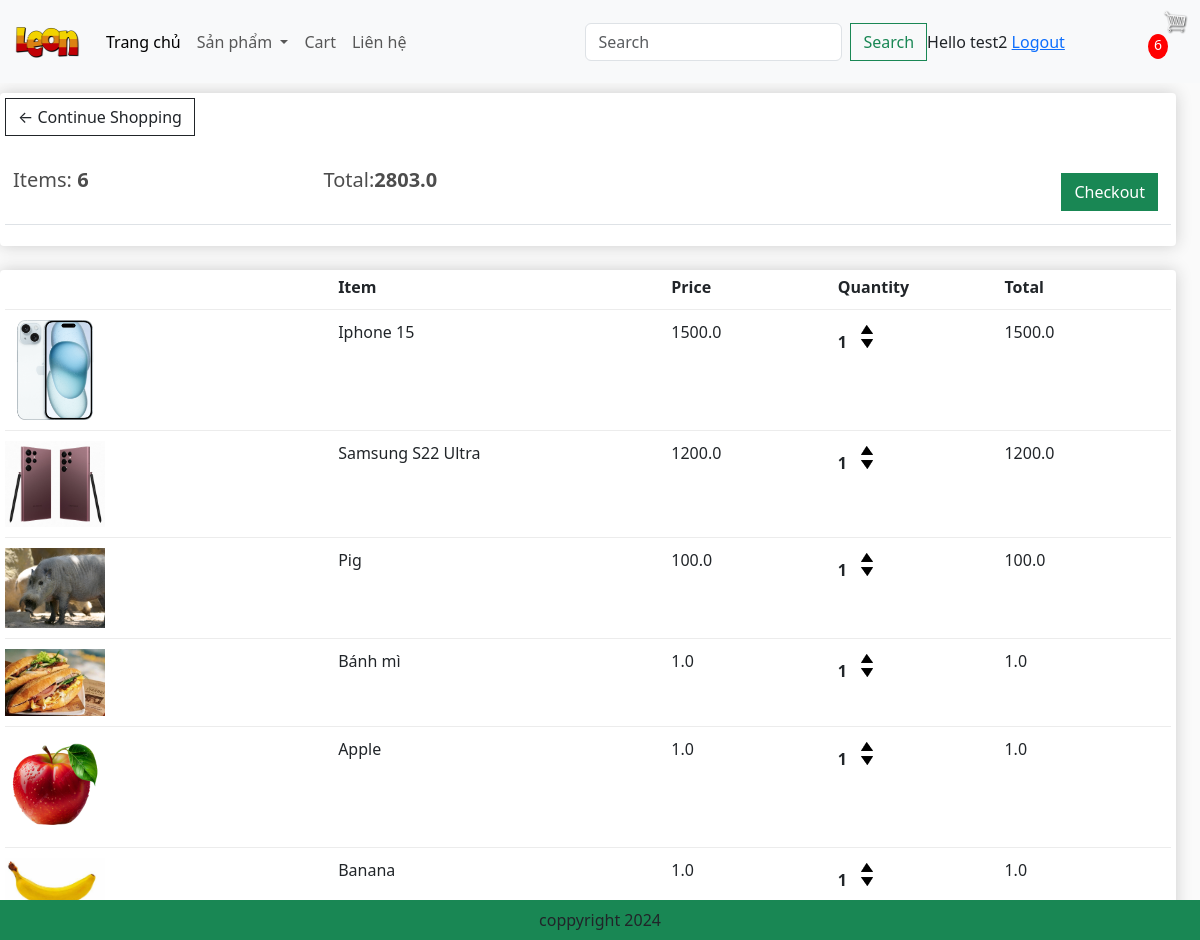
Page /cart/ (signed in) on the committed database.
### app/models.py (models this page shows, shortened)
class Order(models.Model):
    customer = models.ForeignKey(User, on_delete=models.SET_NULL, blank=True,null=True)
    date_order = models.DateTimeField(auto_now_add=True)
    complete = models.BooleanField(default=False,null=True,blank=False)
    transaction_id = models.CharField(max_length=200,null=True)
    @property
    def get_cart_items(self):
        orderitems = self.orderitem_set.all()
        total = sum([item.quantity for item in orderitems])
        return total
    @property
    def get_cart_total(self):
        orderitems = self.orderitem_set.all()
        total = sum([item.get_total for item in orderitems])
        return total

class OrderItem(models.Model):
    product = models.ForeignKey(Product, on_delete=models.SET_NULL, blank=True,null=True)
    order = models.ForeignKey(Order, on_delete=models.SET_NULL, blank=True,null=True)
    quantity = models.IntegerField(default=0,null=True,blank=True)
    date_added = models.DateTimeField(auto_now_add=True)
    @property
    def get_total(self):
        total = self.product.price * self.quantity
        return total

class Product(models.Model):
    category = models.ManyToManyField(Category, related_name='product')
    name = models.CharField(max_length=200,null=True)
    price = models.FloatField()
    digital = models.BooleanField(default=False,null=True,blank=False)
    image = models.ImageField(null=True,blank=True)
    detail = models.TextField(null=True,blank=True)
    @property
    def ImageURL(self):
        try:
            url = self.image.url
        except:
            url=''
        return url

### app/views.py (the view)
# urls.py: path('cart/', views.cart, name="cart"),
def cart(request):
    if request.user.is_authenticated:
        customer = request.user
        order, created = Order.objects.get_or_create(customer = customer, complete = False)
        items = order.orderitem_set.all()
        cartItems = order.get_cart_items
        user_not_login = "hidden"
        user_login = "show"
    else:
        items = []
        order = {'order.get_cart_items' : 0, 'order.get_cart_total' : 0}
        cartItems = order['get_cart_items']
        user_not_login = "show"
        user_login = "hidden"
    categories = Category.objects.filter(is_sub = False)
    context= {'categories': categories,'items': items,'order': order, 'cartItems': cartItems, 'user_not_login': user_not_login, 'user_login': user_login}
    return render(request,'app/cart.html', context)

### app/templates/app/cart.html
{% extends 'app/base.html' %}
{% load static %}
{% block cart_content %}
<div class="row" style='width : 100%'>
	<div class="col-lg-12">
		<div class="box-element">
			<a  class="btn btn-outline-dark" href="{% url 'home' %}">&#x2190; Continue Shopping</a>
			<br>
			<br>
			<table class="table">
				<tr>
					<th><h5>Items: <strong>{{order.get_cart_items}}</strong></h5></th>
					<th><h5>Total:<strong>{{order.get_cart_total}}</strong></h5></th>
					<th>
						<a  style="float:right; margin:5px;" class="btn btn-success" href="{% url 'checkout' %}">Checkout</a>
					</th>
				</tr>
			</table>
		</div>
		<br>
		<div class="box-element">
			<div class="cart-row">
				<div style="flex:2"></div>
				<div style="flex:2"><strong>Item</strong></div>
				<div style="flex:1"><strong>Price</strong></div>
				<div style="flex:1"><strong>Quantity</strong></div>
				<div style="flex:1"><strong>Total</strong></div>
			</div>
			{% for item in items %}
			<div class="cart-row">
				<div style="flex:2"><img class="row-image" src="{{item.product.ImageURL}}"></div>
				<div style="flex:2"><p>{{item.product.name}}</p></div>
				<div style="flex:1"><p>{{item.product.price}}</p></div>
				<div style="flex:1">
					<p class="quantity">{{item.quantity}}</p>
					<div class="quantity">
						<img data-product = {{item.product.id}} data-action = 'add' class="chg-quantity update-cart" src="{% static  'app/images/arrow-up.png' %}">
						<img data-product = {{item.product.id}} data-action = 'remove' class="chg-quantity update-cart" src="{% static  'app/images/arrow-down.png' %}">
					</div>
				</div>
				<div style="flex:1"><p>{{item.get_total}}</p></div>
			</div>
			{% endfor %}
		</div>
	</div>
</div>
{% endblock cart_content %}

### app/templates/app/base.html (shortened to what this page needs)
{% load static %}
<!DOCTYPE html>
<html>
  <head>
    <link
      href="https://cdn.jsdelivr.net/npm/bootstrap@5.3.3/dist/css/bootstrap.min.css"
      rel="stylesheet"
    />
    <link href="{%static 'app/css/style.css'%}" rel="stylesheet" />
    <link href="{%static 'app/css/owl.carousel.min.css'%}" rel="stylesheet" />
    <link href="{%static 'app/css/all.min.css'%}" rel="stylesheet" />
    <link href="{%static 'app/css/main.css'%}" rel="stylesheet" />
    <link rel="stylesheet" href="" />
  </head>
  <body>
    <nav class="navbar navbar-expand-lg bg-body-tertiary">
      <div class="container-fluid">
        <a class="navbar-brand" href="{%url 'home'%}">
          <img src="{%static 'app/images/Leon.png'%}" width="70" height="50" />
        </a>
        <div class="collapse navbar-collapse" id="navbarSupportedContent">
          <ul class="navbar-nav me-auto mb-2 mb-lg-0">
            <li class="nav-item">
              <a class="nav-link active" aria-current="page" href="{%url 'home'%}">Trang chủ</a>
            </li>
            <li class="nav-item dropdown">
              <a
                class="nav-link dropdown-toggle"
                href="#"
                role="button"
                data-bs-toggle="dropdown"
                aria-expanded="false"
              >
                Sản phẩm
              </a>
            </li>
            <li class="nav-item">
              <a class="nav-link" href="{%url 'cart'%}">Cart</a>
            </li>
            <li class="nav-item">
              <a class="nav-link" href="#">Liên hệ</a>
            </li>
          </ul>
          <form class="d-flex" role="search" method = POST action = "{% url 'search' %}">
            <input class="form-control me-2" type="search" placeholder="Search" aria-label="Search" name = "searched"/>
            <button class="btn btn-outline-success" type="submit">
              Search
            </button>
          </form>
        </div>
          <div class="form-inline my-2 my-lg-0" style = "visibility: {{user_login}}">
            <span>Hello {{request.user}}</span>
            <span><a href = "{% url 'logout' %}">Logout</a></span>
          </div>
        <div class="form-inline my-2 my-lg-0">
          <a href="{% url 'cart' %}"><image id="cart-icon" src="{% static 'images/cart.png' %}"></a>
          <p id='cart-total'>{{cartItems}}</p>
        </div>
      </div>
    </nav>
    {% block cart_content %}{% endblock cart_content %}
    <footer
      class="container--fluid bg-success text-center fixed-bottom p-2 mt-5"
    >
      coppyright 2024
    </footer>
  </body>
</html>

### app/static/app/css/main.css (style rules this page uses)
body { background-color: hsl(0, 0%, 98%); }
h1,h2,h3,h4,h5,h6 { color:hsl(0, 0%, 30%); }
.box-element { box-shadow:hsl(0, 0%, 80%) 0 0 16px; background-color: #fff; border-radius: 4px; padding: 5px; }
#cart-icon { width:25px; display: inline-block; margin-left: 15px; }
#cart-total { display: block; text-align: center; color:#fff; background-color: red; width: 20px; height: 25px; border-radius: 50%; font-size: 14px; }
.col-lg-3, .col-lg-4, .col-lg-6, .col-lg-8, .col-lg-12 { margin-top: 10px; }
.btn { border-radius: 0; }
.row-image { width: 100px; }
.cart-row { display: flex; align-items: flex-stretch; padding-bottom: 10px; margin-bottom: 10px; border-bottom: 1px solid #ececec; }
.quantity { display: inline-block; font-weight: 700; padding-right:10px; }
.chg-quantity { width: 12px; cursor: pointer; display: block; margin-top: 5px; transition:.1s; }

### rows in the picture
Order: get_cart_items "6", get_cart_total "2803.0"
OrderItem: product.ImageURL (picture), product.name "Iphone 15", product.price "1500.0", quantity "1", get_total "1500.0"
OrderItem: product.ImageURL (picture), product.name "Samsung S22 Ultra", product.price "1200.0", quantity "1", get_total "1200.0"
OrderItem: product.ImageURL (picture), product.name "Pig", product.price "100.0", quantity "1", get_total "100.0"
OrderItem: product.ImageURL (picture), product.name "Bánh mì", product.price "1.0", quantity "1", get_total "1.0"
OrderItem: product.ImageURL (picture), product.name "Apple", product.price "1.0", quantity "1", get_total "1.0"
OrderItem: product.ImageURL (picture), product.name "Banana", product.price "1.0", quantity "1", get_total "1.0"

### other values in the picture
{{ request.user }} "test2"
{{ cartItems }} "6"
